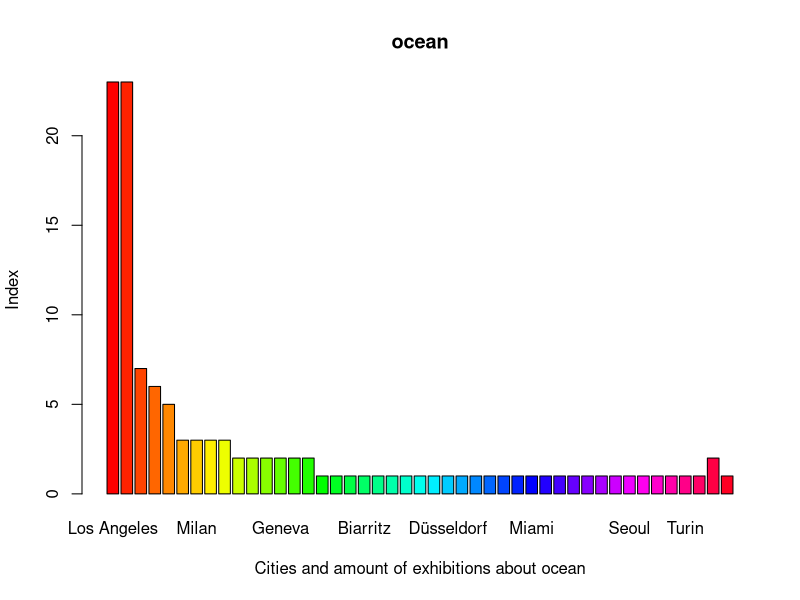

Generate this figure with R:

# Load the necessary library for reading csv files

library(readr)
data <- read_delim("Ocean_bar.csv", 
                        delim = ";", escape_double = FALSE, trim_ws = TRUE)
View(data)

# Create the barplot
barplot(height = data$index, 
        names.arg = data$city, 
        xlab = "Cities and amount of exhibitions about ocean",
        ylab = "Index",
        main = "ocean",
        col = rainbow(nrow(data)))


